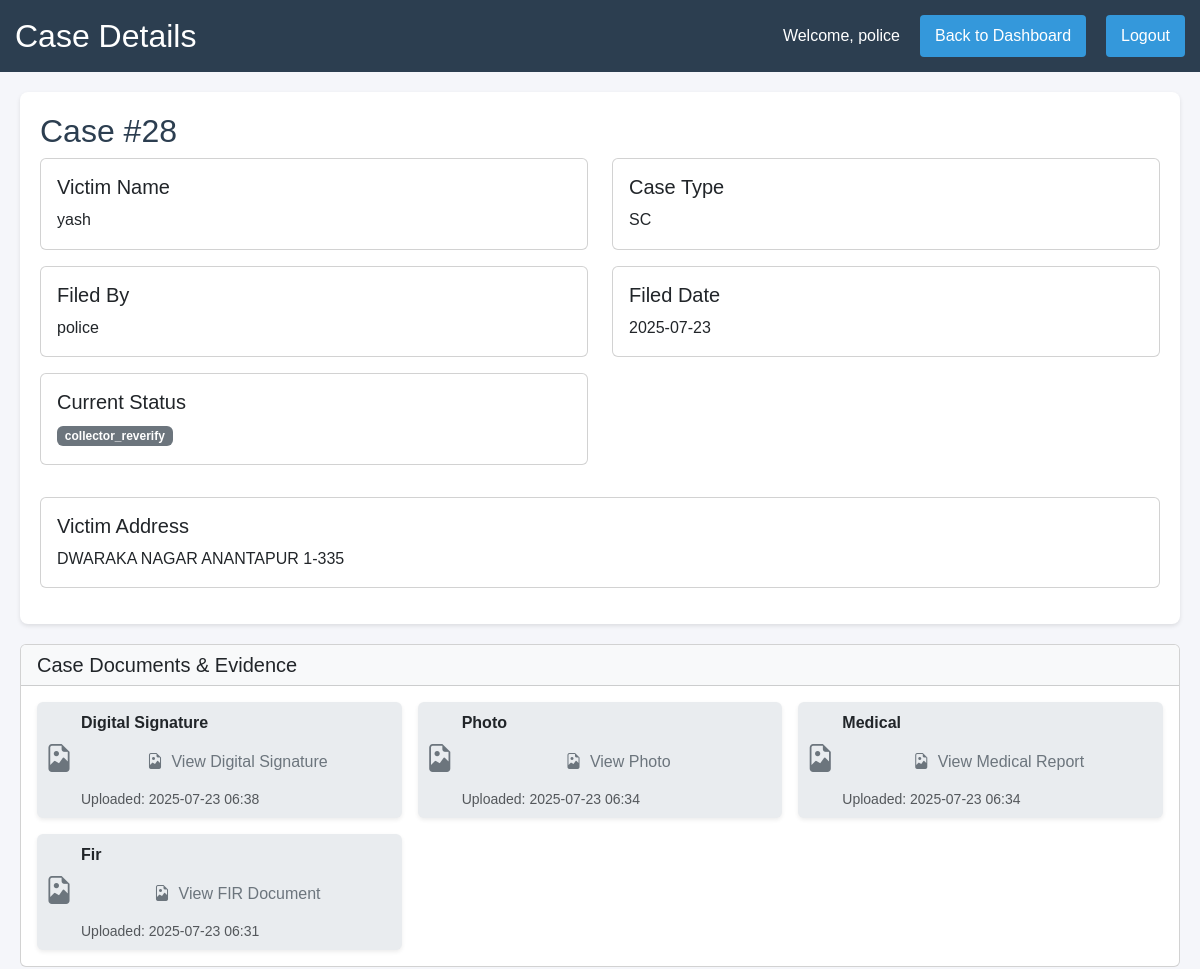
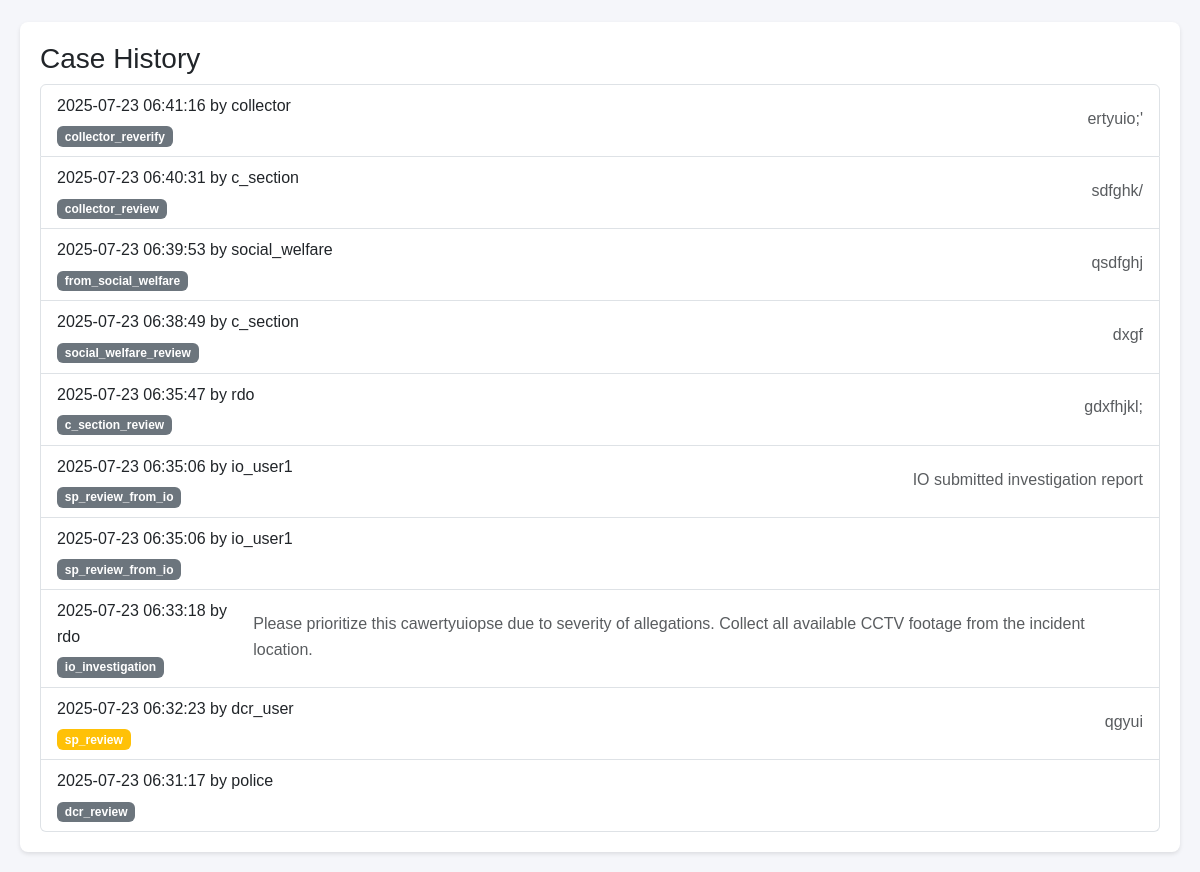
The app's page /view_case.php?id=28 (signed in) with its own data (2 pictures, top to bottom).
### tables this page shows
CREATE TABLE `cases` (
  `case_id` int(11) NOT NULL,
  `victim_name` varchar(100) NOT NULL,
  `victim_address` text NOT NULL,
  `incident_date` date NOT NULL,
  `incident_description` text NOT NULL,
  `case_type` enum('SC','ST') NOT NULL,
  `status` varchar(32) DEFAULT NULL,
  `filed_by` int(11) DEFAULT NULL,
  `created_at` timestamp NOT NULL DEFAULT current_timestamp(),
  `victim_age` int(11) DEFAULT NULL,
  `victim_gender` varchar(20) DEFAULT NULL,
  `victim_caste` varchar(20) DEFAULT NULL,
  `victim_contact` varchar(20) DEFAULT NULL,
  `victim_aadhaar` varchar(20) DEFAULT NULL,
  `fir_number` varchar(50) DEFAULT NULL,
  `fir_date` date DEFAULT NULL,
  `police_station` varchar(100) DEFAULT NULL,
  `victim_statement` text DEFAULT NULL,
  `medical_report` text DEFAULT NULL,
  `case_sections` text DEFAULT NULL,
  `investigating_officer` varchar(100) DEFAULT NULL,
  `forward_to_sp` tinyint(1) DEFAULT 1,
  `priority` enum('low','medium','high') NOT NULL DEFAULT 'medium',
  `assigned_officer` varchar(100) DEFAULT NULL,
  `io_username` varchar(50) DEFAULT NULL,
  `io_report` text DEFAULT NULL,
  `io_witness_statements` text DEFAULT NULL,
  `io_recommendations` text DEFAULT NULL,
  `updated_at` timestamp NULL DEFAULT current_timestamp() ON UPDATE current_timestamp()
);

CREATE TABLE `users` (
  `id` int(11) NOT NULL,
  `username` varchar(50) NOT NULL,
  `password` varchar(255) NOT NULL,
  `role` enum('police','rdo','c_section','collector','social_welfare','dcr','io') NOT NULL,
  `created_at` timestamp NOT NULL DEFAULT current_timestamp()
);

CREATE TABLE `case_documents` (
  `document_id` int(11) NOT NULL,
  `case_id` int(11) NOT NULL,
  `document_type` varchar(50) NOT NULL,
  `file_path` varchar(255) NOT NULL,
  `uploaded_by` int(11) DEFAULT NULL,
  `created_at` timestamp NOT NULL DEFAULT current_timestamp()
);

CREATE TABLE `case_status` (
  `status_id` int(11) NOT NULL,
  `case_id` int(11) NOT NULL,
  `status` varchar(32) DEFAULT NULL,
  `comments` text DEFAULT NULL,
  `updated_by` int(11) DEFAULT NULL,
  `created_at` timestamp NOT NULL DEFAULT current_timestamp()
);

### view_case.php (the view, shortened to what this page needs)
<?php
require_once 'includes/auth.php';
$case_id = $_GET['id'];
try {
    $stmt = $pdo->prepare("
        SELECT
            c.*,
            cs.status as current_status,
            cs.comments as status_comments,
            cs.created_at as status_date,
            u.username as filed_by_name,
            comp.amount as compensation_amount,
            comp.status as compensation_status
        FROM cases c
        JOIN case_status cs ON c.case_id = cs.case_id
        JOIN users u ON c.filed_by = u.id
        LEFT JOIN compensation comp ON c.case_id = comp.case_id
        WHERE c.case_id = ?
        AND cs.created_at = (
            SELECT MAX(created_at)
            FROM case_status
            WHERE case_id = c.case_id
        )
    ");
    $stmt->execute([$case_id]);
    $case = $stmt->fetch();
    $stmt = $pdo->prepare("
        SELECT
            cs.*,
            u.username as updated_by_name
        FROM case_status cs
        JOIN users u ON cs.updated_by = u.id
        WHERE cs.case_id = ?
        ORDER BY cs.created_at DESC
    ");
    $stmt->execute([$case_id]);
    $case_history = $stmt->fetchAll();
    $stmt = $pdo->prepare("SELECT * FROM case_documents WHERE case_id = ? ORDER BY created_at DESC");
    $stmt->execute([$case_id]);
    $case_documents = $stmt->fetchAll();
} catch (Exception $e) {
    header('Location: ' . ($_SESSION['role'] === 'police' ? 'police.php' : 'sp_dashboard.php') . '?error=' . urlencode($e->getMessage()));
    exit;
}
?>
<!DOCTYPE html>
<html lang="en">
<head>
    <link rel="stylesheet" href="https://cdn.jsdelivr.net/npm/bootstrap@5.3.0/dist/css/bootstrap.min.css">
    <link rel="stylesheet" href="https://cdn.jsdelivr.net/npm/bootstrap-icons@1.10.0/font/bootstrap-icons.css">
</head>
<body>
    <div class="nav-bar">
        <h2>Case Details</h2>
        <div class="user-info">
            <span>Welcome, <?php echo htmlspecialchars($_SESSION['username']); ?></span>
            <a href="<?php echo $_SESSION['role'] === 'police' ? 'police.php' : 'sp_dashboard.php'; ?>">Back to Dashboard</a>
            <a href="logout.php">Logout</a>
        </div>
    </div>
    <div class="container">
        <div class="case-details">
            <h2>Case #<?php echo htmlspecialchars($case['case_id']); ?></h2>
            <div class="row">
                <div class="col-md-6">
                    <div class="card mb-3">
                        <div class="card-body">
                            <h5 class="card-title">Victim Name</h5>
                            <p class="card-text"><?php echo htmlspecialchars($case['victim_name']); ?></p>
                        </div>
                    </div>
                </div>
                <div class="col-md-6">
                    <div class="card mb-3">
                        <div class="card-body">
                            <h5 class="card-title">Case Type</h5>
                            <p class="card-text"><?php echo htmlspecialchars($case['case_type']); ?></p>
                        </div>
                    </div>
                </div>
                <div class="col-md-6">
                    <div class="card mb-3">
                        <div class="card-body">
                            <h5 class="card-title">Filed By</h5>
                            <p class="card-text"><?php echo htmlspecialchars($case['filed_by_name']); ?></p>
                        </div>
                    </div>
                </div>
                <div class="col-md-6">
                    <div class="card mb-3">
                        <div class="card-body">
                            <h5 class="card-title">Filed Date</h5>
                            <p class="card-text"><?php echo date('Y-m-d', strtotime($case['created_at'])); ?></p>
                        </div>
                    </div>
                </div>
                <div class="col-md-6">
                    <div class="card mb-3">
                        <div class="card-body">
                            <h5 class="card-title">Current Status</h5>
                            <p class="card-text">
                                <span class="badge bg-<?php echo strtolower($case['current_status']) === 'sp_review' ? 'warning' : (strtolower($case['current_status']) === 'c_section' ? 'success' : (strtolower($case['current_status']) === 'collector' ? 'info' : (strtolower($case['current_status']) === 'social_welfare' ? 'primary' : 'secondary'))); ?>">
                                    <?php echo htmlspecialchars($case['current_status']); ?>
                                </span>
                            </p>
                        </div>
                    </div>
                </div>
            </div>
            <div class="row mt-3">
                <div class="col-md-12">
                    <div class="card mb-3">
                        <div class="card-body">
                            <h5 class="card-title">Victim Address</h5>
                            <p class="card-text"><?php echo nl2br(htmlspecialchars($case['victim_address'])); ?></p>
                        </div>
                    </div>
                </div>
            </div>
        </div>
        <div class="card mb-4">
            <div class="card-header bg-light"><h5 class="mb-0">Case Documents & Evidence</h5></div>
            <div class="card-body">
                <div class="row g-3">
                    <?php if (!empty($case_documents)): ?>
                        <?php foreach ($case_documents as $doc): ?>
                            <div class="col-md-4 col-sm-6">
                                <div class="d-flex align-items-center gap-2 p-2 bg-body-secondary rounded shadow-sm">
                                    <?php
                                        $icon = 'bi-file-earmark';
                                        $label = 'View Document';
                                        $type = strtolower($doc['document_type']);
                                        if (strpos($doc['file_path'], '.pdf') !== false) {
                                            $icon = 'bi-file-earmark-pdf';
                                        } elseif (strpos($doc['file_path'], '.png') !== false || strpos($doc['file_path'], '.jpg') !== false || strpos($doc['file_path'], '.jpeg') !== false) {
                                            $icon = 'bi-file-earmark-image';
                                        } elseif (strpos($doc['file_path'], '.log') !== false) {
                                            $icon = 'bi-file-earmark-text';
                                        }
                                        if ($type === 'fir') $label = 'View FIR Document';
                                        elseif ($type === 'medical') $label = 'View Medical Report';
                                        elseif ($type === 'evidence') $label = 'View Evidence';
                                        elseif ($type === 'digital_signature') $label = 'View Digital Signature';
                                        else $label = 'View ' . ucwords(str_replace('_', ' ', $type));
                                    ?>
                                    <i class="bi <?php echo $icon; ?> fs-3 text-secondary"></i>
                                    <div class="flex-grow-1">
                                        <div class="fw-bold text-capitalize"><?php echo htmlspecialchars(ucwords(str_replace('_', ' ', $doc['document_type']))); ?></div>
                                        <a href="uploads/<?php echo htmlspecialchars($doc['file_path']); ?>" target="_blank" class="btn btn-outline-secondary btn-sm mt-1 w-100">
                                            <i class="bi <?php echo $icon; ?> me-1"></i> <?php echo $label; ?>
                                        </a>
                                        <div class="small text-muted mt-1">Uploaded: <?php echo htmlspecialchars(date('Y-m-d H:i', strtotime($doc['created_at']))); ?></div>
                                    </div>
                                </div>
                            </div>
                        <?php endforeach; ?>
                    <?php else: ?>
                        <div class="col-12 text-muted">No documents uploaded for this case.</div>
                    <?php endif; ?>
                </div>
            </div>
        </div>
        <div class="case-history">
            <h3>Case History</h3>
            <div class="list-group">
                <?php foreach ($case_history as $history): ?>
                    <div class="list-group-item d-flex justify-content-between align-items-center">
                        <div>
                            <p class="mb-1">
                                <?php echo date('Y-m-d H:i:s', strtotime($history['created_at'])); ?>
                                by <?php echo htmlspecialchars($history['updated_by_name']); ?>
                            </p>
                            <span class="badge bg-<?php echo strtolower($history['status']) === 'sp_review' ? 'warning' : (strtolower($history['status']) === 'c_section' ? 'success' : (strtolower($history['status']) === 'collector' ? 'info' : (strtolower($history['status']) === 'social_welfare' ? 'primary' : 'secondary'))); ?>">
                                <?php echo htmlspecialchars($history['status']); ?>
                            </span>
                        </div>
                        <?php if ($history['comments']): ?>
                            <p class="mb-1 text-muted">
                                <?php echo nl2br(htmlspecialchars($history['comments'])); ?>
                            </p>
                        <?php endif; ?>
                    </div>
                <?php endforeach; ?>
            </div>
        </div>
    </div>
</body>
</html>

### view_case.php (style rules this page uses)
:root { --primary-color: #2c3e50; --secondary-color: #3498db; --success-color: #2ecc71; --warning-color: #f1c40f; --danger-color: #e74c3c; }
body { font-family: Arial, sans-serif; line-height: 1.6; margin: 0; padding: 0; background-color: #f5f6fa; }
.nav-bar { background-color: var(--primary-color); padding: 15px; color: white; display: flex; justify-content: space-between; align-items: center; }
.nav-bar h2 { margin: 0; }
.user-info { display: flex; align-items: center; gap: 20px; }
.nav-bar a { color: white; text-decoration: none; padding: 8px 15px; border-radius: 4px; background-color: var(--secondary-color); }
.container { max-width: 1200px; margin: 20px auto; padding: 0 20px; }
.case-details { background: white; padding: 20px; border-radius: 8px; box-shadow: 0 2px 4px rgba(0,0,0,0.1); margin-bottom: 20px; }
.case-details h2 { color: var(--primary-color); margin-top: 0; }
.case-history { background: white; padding: 20px; border-radius: 8px; box-shadow: 0 2px 4px rgba(0,0,0,0.1); }
.btn { padding: 10px 20px; border-radius: 4px; border: none; cursor: pointer; font-size: 1em; text-decoration: none; display: inline-block; }

### records on screen
cases: case_id "28", victim_name "yash", case_type "SC", filed_by.username "police", created_at "2025-07-23", victim_address "DWARAKA NAGAR ANANTAPUR 1-335"
case_documents: document_type "Digital Signature", document_type "View Digital Signature", created_at "2025-07-23 06:38"
case_documents: document_type "Photo", document_type "View Photo", created_at "2025-07-23 06:34"
case_documents: document_type "Medical", document_type "View Medical Report", created_at "2025-07-23 06:34"
case_documents: document_type "Fir", document_type "View FIR Document", created_at "2025-07-23 06:31"
case_status: created_at "2025-07-23 06:41:16", updated_by.username "collector", status "collector_reverify", comments "ertyuio;'"
case_status: created_at "2025-07-23 06:40:31", updated_by.username "c_section", status "collector_review", comments "sdfghk/"
case_status: created_at "2025-07-23 06:39:53", updated_by.username "social_welfare", status "from_social_welfare", comments "qsdfghj"
case_status: created_at "2025-07-23 06:38:49", updated_by.username "c_section", status "social_welfare_review", comments "dxgf"
case_status: created_at "2025-07-23 06:35:47", updated_by.username "rdo", status "c_section_review", comments "gdxfhjkl;"
case_status: created_at "2025-07-23 06:35:06", updated_by.username "io_user1", status "sp_review_from_io", comments "IO submitted investigation report"
case_status: created_at "2025-07-23 06:35:06", updated_by.username "io_user1", status "sp_review_from_io"
case_status: created_at "2025-07-23 06:33:18", updated_by.username "rdo", status "io_investigation", comments "Please prioritize this cawertyuiopse due to severity of allegations. Collect all available CCTV footage from the incident location."
case_status: created_at "2025-07-23 06:32:23", updated_by.username "dcr_user", status "sp_review", comments "qgyui"
case_status: created_at "2025-07-23 06:31:17", updated_by.username "police", status "dcr_review"

### other values on screen
$_SESSION['username'] "police"
$case['current_status'] "collector_reverify"
